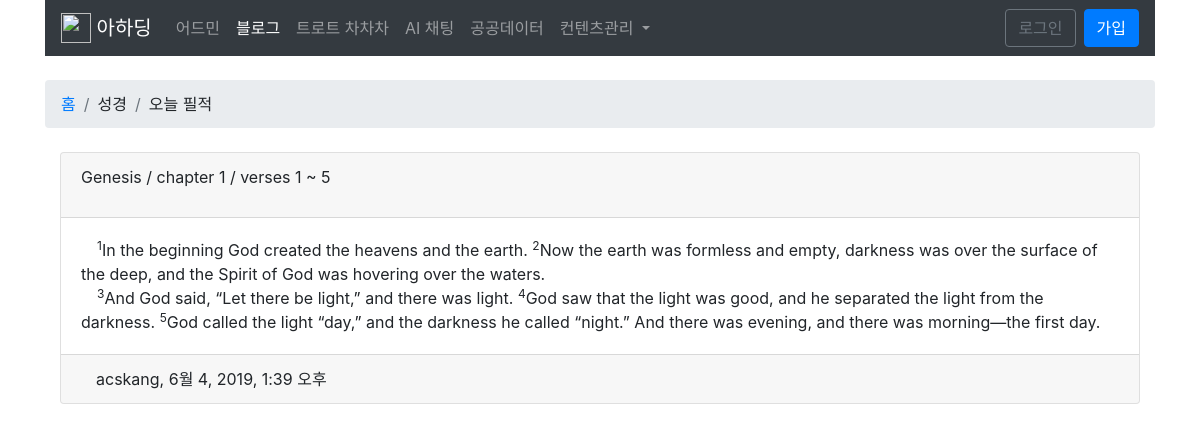
Page /성경/ on the committed database.
### bible/models.py (models this page shows, shortened)
class 성경절텝(models.Model):
    번호 = models.PositiveIntegerField()
    내용 = models.TextField()
    단락시작 = models.BooleanField(default=False)
    장 = models.ForeignKey(성경장텝, related_name='절들', blank=True, null=True, on_delete=models.SET_NULL)
    작성자 = models.ForeignKey(User, related_name='작성자', blank=True, null=True, on_delete=models.SET_NULL)
    작성일 = models.DateTimeField(auto_now_add=True)
    수정일 = models.DateTimeField(null=True, blank=True)

class 성경장텝(models.Model):
    번호 = models.PositiveIntegerField()
    권 = models.ForeignKey(성경권텝, related_name='장들', blank=True, null=True, on_delete=models.SET_NULL)
    def __str__(self):
        return str(self.번호)

class 성경권텝(models.Model):
    구분목록 = (
        (1, '구약'),
        (2, '신약'),
        (3, 'Old Testment'),
        (4, 'New Testment'),
    )
    권목록 = (
        ('한국어', (
            ('창', '창세기'),
            ('출', '출애굽기'),
        )),
        ('English', (
            ('Gen', 'Genesis'),
            ('Exo', 'Exodus'),
        )),
    )
    권명 = models.CharField(max_length=6, choices=권목록)
    구분 = models.PositiveIntegerField(choices=구분목록)
    순서 = models.PositiveIntegerField()
    절수 = models.PositiveIntegerField()
    서명 = models.ForeignKey(성경책텝, related_name='권들', blank=True, null=True, on_delete=models.SET_NULL)
    def __str__(self):
        return self.get_권명_display()

### bible/views.py (called while the page is built)
def 성경구절뷰(request):
    구절 = 성경절텝.objects.filter(번호__range=(1,6)).order_by('번호')
    return render(request, 'bible/성경구절.html', {'구절':구절})

### bible/templates/bible/성경구절.html (shortened to what this page needs)
{% extends '게시판기본.html' %}
{% block 이정표 %}
  <li class="breadcrumb-item"><a href="{%url '전체홈' %}">홈</a></li>
  <li class="breadcrumb-item">성경</li>
  <li class="breadcrumb-item">오늘 필적</li>
{% endblock %}
{% block 페이지내용 %}
  <div class="container">
  <div class="card">
  <div class="card-header">
    <p>{{구절.first.장.권}} / chapter {{구절.first.장}} / verses {{구절.first.번호}} ~ {{구절.last.번호}}</p>
  </div>
  <div class="card-body">
    {% for 말씀 in 구절 %}
      {% if forloop.first %}
        &emsp;<sup>{{말씀.번호}}</sup>{{말씀.내용}}
      {% elif 말씀.단락시작 == True %}
        <br>&emsp;<sup>{{말씀.번호}}</sup>{{말씀.내용}}
      {% else %}
        <sup>{{말씀.번호}}</sup>{{말씀.내용}}
      {% endif %}
    {% endfor %}
  </div>
  <div class="card-footer">
    <div class="container">
    {{구절.first.작성자}}, {{구절.first.작성일}}
    </div>
  </div>
  </div>
  </div>
{% endblock%}

### rows in the picture
성경절텝: 장.권명 "Genesis", 장.번호 "1", 번호 "1", 내용 "In the beginning God created the heavens and the earth.", 작성자.username "acskang", 작성일 "6월 4, 2019, 1:39 오후"
성경절텝: 번호 "5", 내용 "God called the light “day,” and the darkness he called “night.” And there was evening, and there was morning—the first day."
성경절텝: 번호 "2", 내용 "Now the earth was formless and empty, darkness was over the surface of the deep, and the Spirit of God was hovering over the waters."
성경절텝: 번호 "3", 내용 "And God said, “Let there be light,” and there was light."
성경절텝: 번호 "4", 내용 "God saw that the light was good, and he separated the light from the darkness."
